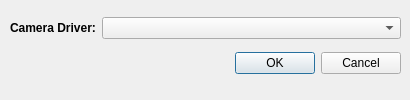
<?xml version="1.0" encoding="UTF-8"?>
<ui version="4.0">
 <class>CameraConnectDialog</class>
 <widget class="QDialog" name="CameraConnectDialog">
  <property name="geometry">
   <rect>
    <x>0</x>
    <y>0</y>
    <width>410</width>
    <height>100</height>
   </rect>
  </property>
  <property name="sizePolicy">
   <sizepolicy hsizetype="Minimum" vsizetype="Minimum">
    <horstretch>0</horstretch>
    <verstretch>0</verstretch>
   </sizepolicy>
  </property>
  <property name="minimumSize">
   <size>
    <width>410</width>
    <height>100</height>
   </size>
  </property>
  <property name="windowTitle">
   <string>Connect to Camera</string>
  </property>
  <property name="styleSheet">
   <string notr="true"/>
  </property>
  <widget class="QWidget" name="layoutWidget">
   <property name="geometry">
    <rect>
     <x>10</x>
     <y>10</y>
     <width>391</width>
     <height>71</height>
    </rect>
   </property>
   <layout class="QVBoxLayout" name="verticalLayout">
    <item>
     <layout class="QHBoxLayout" name="horizontalLayout_2">
      <item>
       <widget class="QLabel" name="label_1">
        <property name="sizePolicy">
         <sizepolicy hsizetype="Fixed" vsizetype="Preferred">
          <horstretch>0</horstretch>
          <verstretch>0</verstretch>
         </sizepolicy>
        </property>
        <property name="font">
         <font>
          <weight>75</weight>
          <bold>true</bold>
         </font>
        </property>
        <property name="text">
         <string>Camera Driver:</string>
        </property>
       </widget>
      </item>
      <item>
       <widget class="QComboBox" name="cameraDriverComboBox"/>
      </item>
     </layout>
    </item>
    <item>
     <widget class="QDialogButtonBox" name="okCancelBox">
      <property name="orientation">
       <enum>Qt::Horizontal</enum>
      </property>
      <property name="standardButtons">
       <set>QDialogButtonBox::Cancel|QDialogButtonBox::Ok</set>
      </property>
     </widget>
    </item>
   </layout>
  </widget>
 </widget>
 <tabstops>
  <tabstop>okCancelBox</tabstop>
 </tabstops>
 <resources/>
 <connections>
  <connection>
   <sender>okCancelBox</sender>
   <signal>accepted()</signal>
   <receiver>CameraConnectDialog</receiver>
   <slot>accept()</slot>
   <hints>
    <hint type="sourcelabel">
     <x>430</x>
     <y>136</y>
    </hint>
    <hint type="destinationlabel">
     <x>157</x>
     <y>274</y>
    </hint>
   </hints>
  </connection>
  <connection>
   <sender>okCancelBox</sender>
   <signal>rejected()</signal>
   <receiver>CameraConnectDialog</receiver>
   <slot>reject()</slot>
   <hints>
    <hint type="sourcelabel">
     <x>430</x>
     <y>136</y>
    </hint>
    <hint type="destinationlabel">
     <x>286</x>
     <y>274</y>
    </hint>
   </hints>
  </connection>
 </connections>
</ui>
